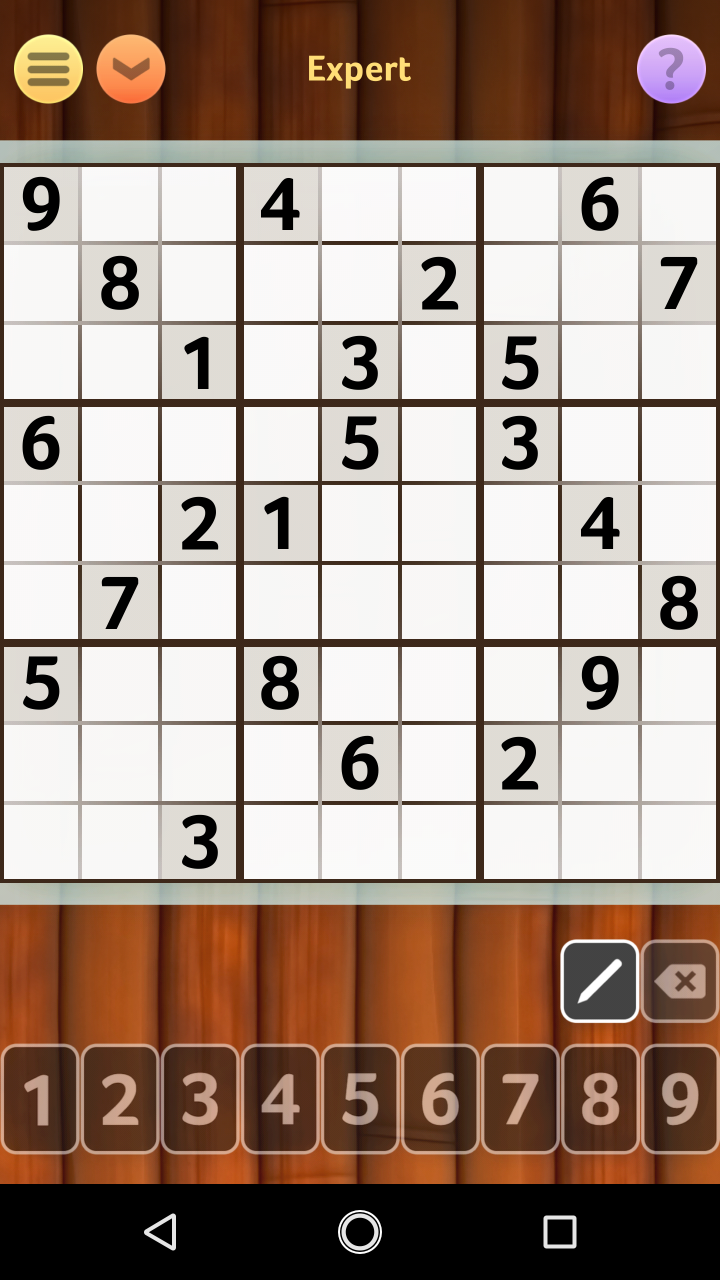
//> input picture hard.png, 1440 x 2560 px (shown at 1/2 size)
$ ./sudoku_resolver hard.png   (built with g++ and OpenCV 4)
//> lines starting //> are read from the running program, lines starting //| are printed output that depends on the picture; after the words box and inside, x2 and y2 are one past the last pixel; in counts of white or black regions, pixels touching at a corner belong together
#include <stdio.h>
#include <stdlib.h>
#include <unistd.h>
#include <opencv2/imgproc.hpp>
#include <opencv2/highgui.hpp>

#include <stack>
#include <iostream>
#include <algorithm>

const int board_slice_y_start = 320;
const int board_slice_y_end   = 1760;
const int digits_slice_y_start= 2125;
const int digits_slice_y_end  = 2270;
const int digits_slice_x_start= 15;
const int digits_slice_x_end  = 1425;

using namespace cv;
using namespace std;

void print_usage(const char * cmd)
{
    printf("Usage: %s filename\n", cmd);
}

char * parse_options(int argc, char * argv[])
{
    if (argc <= 0) return NULL;
    else return argv[0];
}

void parse_sudoku_board(const char * filename, Mat &board)
{
//> called with filename = "hard.png"
    Mat gray;
    Mat digits[9];
    Mat board_area;
    Mat digits_area;
    size_t board_pos;
    size_t digits_num;

    gray = imread(filename, CV_LOAD_IMAGE_GRAYSCALE);
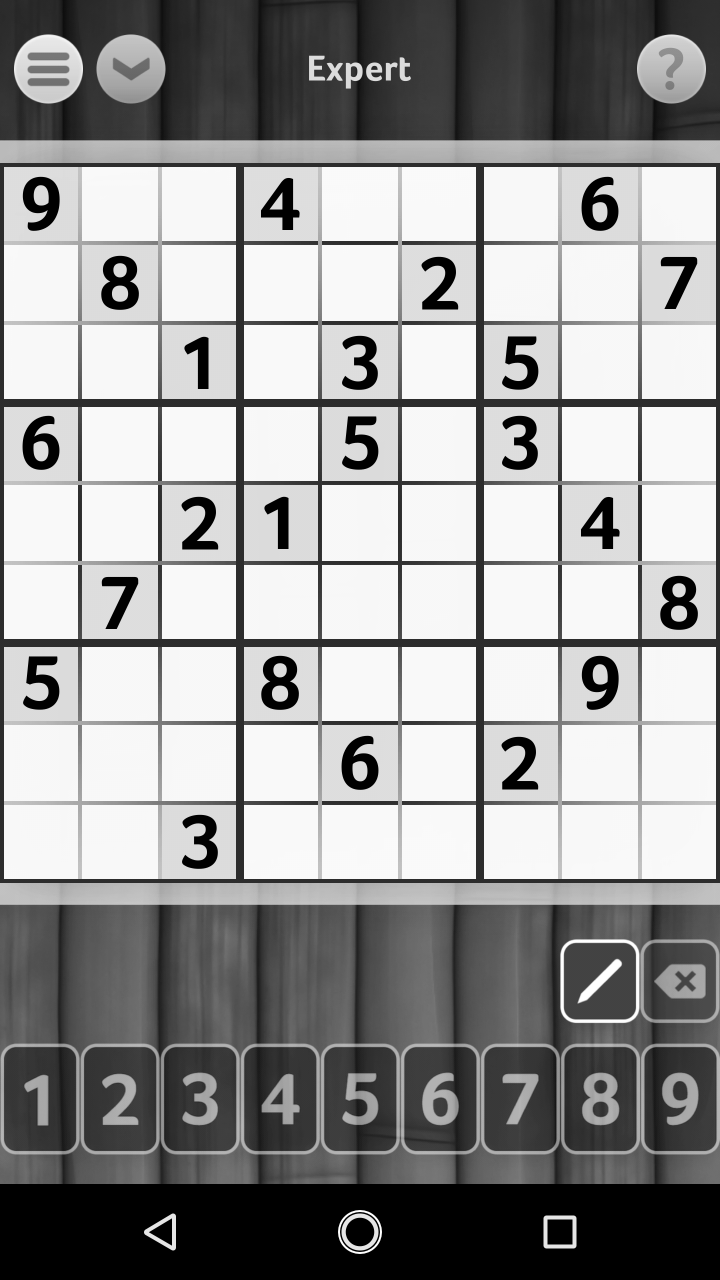
//> gray: 2560 rows x 1440 cols, CV_8UC1 (shown at 1/2 size); min 0, max 255, mean 150.1
    if (!gray.data) {
        printf("Invalid filename\n");
        return;
    }
    gray(Rect(0, board_slice_y_start,
            gray.size().width, board_slice_y_end - board_slice_y_start)
        ).copyTo(board_area);
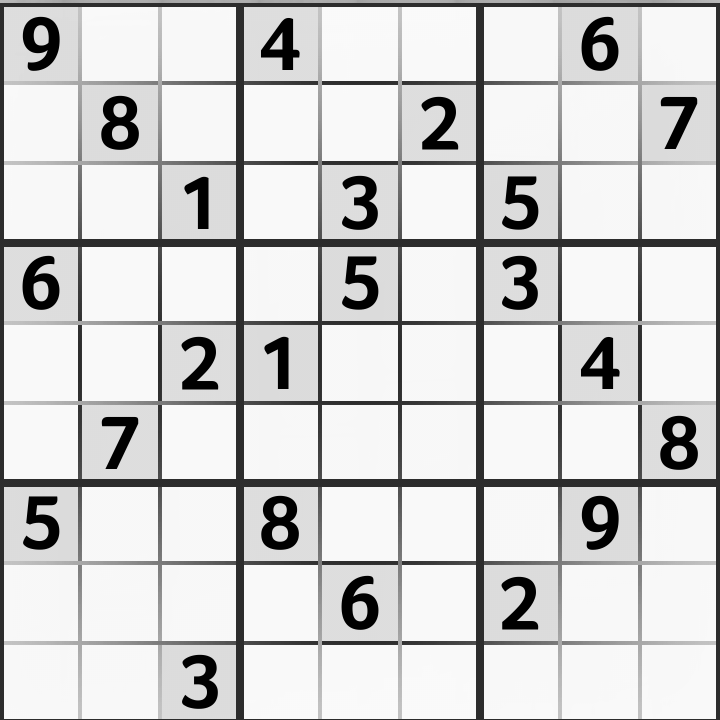
//> board_area: 1440 rows x 1440 cols, CV_8UC1 (shown at 1/2 size); min 0, max 252, mean 210
    threshold(board_area, board_area, 210, 255, THRESH_BINARY);
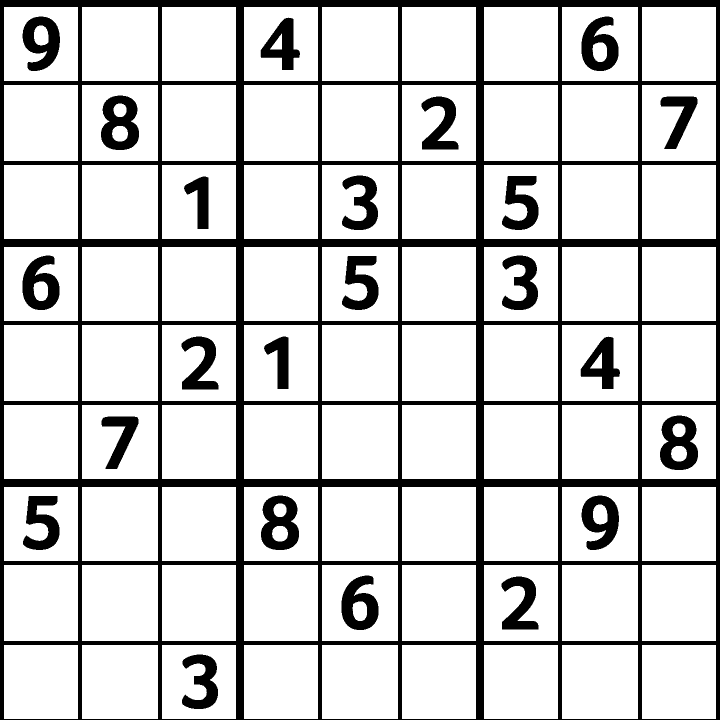
//> board_area: 1440 rows x 1440 cols, CV_8UC1 (shown at 1/2 size); 82.3% white; 24 black regions, largest, box (x1, y1, x2, y2) and area: (0, 0, 1440, 1440) 267264, (202, 191, 278, 300) 5356, (522, 991, 598, 1100) 5351
    gray(Rect(digits_slice_x_start, digits_slice_y_start,
             digits_slice_x_end - digits_slice_x_start,
             digits_slice_y_end - digits_slice_y_start)
        ).copyTo(digits_area);
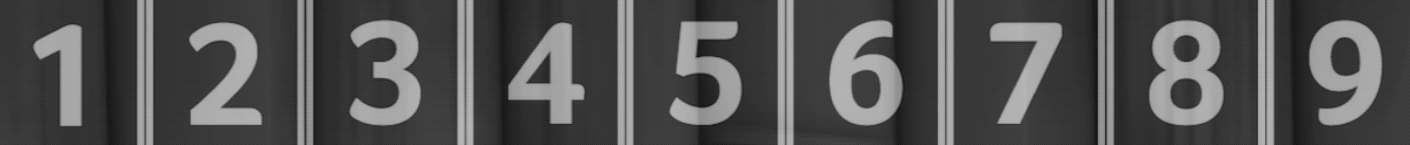
//> digits_area: 145 rows x 1410 cols, CV_8UC1; min 16, max 187, mean 80.8
    threshold(digits_area, digits_area, 120, 255, THRESH_BINARY_INV);
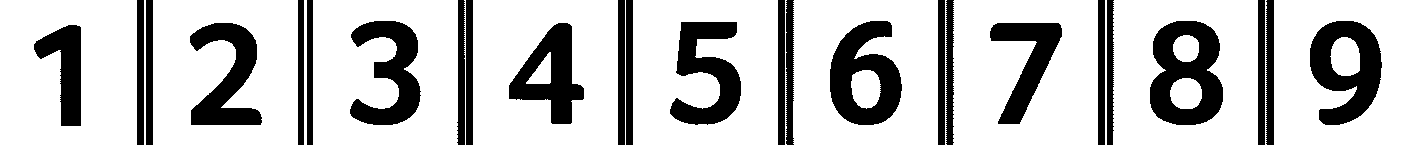
//> digits_area: 145 rows x 1410 cols, CV_8UC1; 75.4% white; 25 black regions, largest, box (x1, y1, x2, y2) and area: (1150, 21, 1223, 125) 4861, (830, 21, 902, 125) 4435, (1310, 21, 1382, 125) 4366
    rectangle(digits_area, Point(0, 0),
             Point(digits_area.cols - 1, digits_area.rows - 1), Scalar(0), 5);
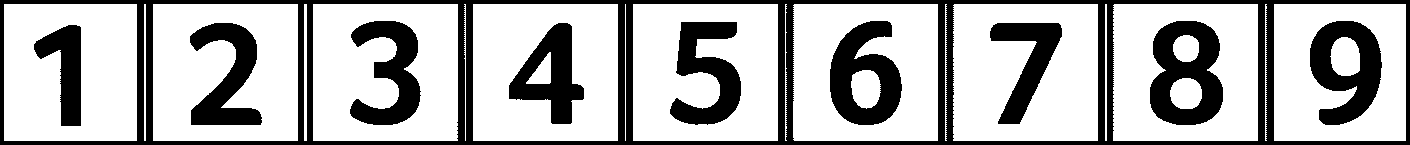
//> digits_area: 145 rows x 1410 cols, CV_8UC1; 69.8% white; 10 black regions

    vector<Vec4i> hierarchy;
    vector<vector<Point> > contours;

    digits_num = 9;
    findContours(digits_area.clone(), contours, hierarchy, RETR_EXTERNAL, CHAIN_APPROX_SIMPLE);
//> contours = 17 contours, 1 with area under 20; largest, box (x1, y1, x2, y2) and area: (633, 4, 778, 141) 19584, (473, 4, 618, 141) 19584, (153, 4, 298, 141) 19584, (313, 4, 458, 141) 19579, (1113, 4, 1258, 141) 19540
    for (size_t k = 0; k < contours.size(); k ++) {
        vector<vector<Point> > contours0;
        if (contourArea(Mat(contours[k])) < 10000) {
            continue;
        }
        digits_area(boundingRect(Mat(contours[k]))).copyTo(digits[digits_num - 1]);
        subtract(Scalar::all(255), digits[digits_num - 1], digits[digits_num - 1]);
        findContours(digits[digits_num - 1].clone(), contours0, hierarchy, RETR_EXTERNAL, CHAIN_APPROX_SIMPLE);
        digits[digits_num - 1](boundingRect(Mat(contours0[0]))).copyTo(digits[digits_num - 1]);
        subtract(Scalar::all(255), digits[digits_num - 1], digits[digits_num - 1]);
        resize(digits[digits_num - 1], digits[digits_num - 1], Size(20, 40));
        digits_num --;
    }
//> this loop made 17 passes
//> digits_num on passes 1, 3, 5, 7, 9, 11, 13, 15, 17: 8, 7, 6, 5, 4, 3, 2, 1, 0
//> after the loop, digits_num = 0

    board = Mat::zeros(9, 9, CV_8UC1);
    findContours(board_area.clone(), contours, hierarchy, RETR_EXTERNAL, CHAIN_APPROX_SIMPLE);
//> contours = 81 contours; largest, box (x1, y1, x2, y2) and area: (1124, 1130, 1276, 1282) 22801, (644, 1130, 796, 1282) 22801, (164, 1130, 316, 1282) 22801, (1124, 650, 1276, 802) 22801, (644, 650, 796, 802) 22801
    for (size_t k = 0; k < contours.size(); k ++) {
        Mat mat;
        vector<vector<Point> > contours0;
        if (contourArea(Mat(contours[k])) < 10000) {
            continue;
        }
        board_area(boundingRect(Mat(contours[k]))).copyTo(mat);
        subtract(Scalar::all(255), mat, mat);
        findContours(mat.clone(), contours0, hierarchy, RETR_EXTERNAL, CHAIN_APPROX_SIMPLE);
        if (contours0.size() > 0) {
            double ncc_max = 0;
            size_t matched_digit = 0;
            mat(boundingRect(Mat(contours0[0]))).copyTo(mat);
            subtract(Scalar::all(255), mat, mat);
            resize(mat, mat, Size(20, 40));
            for (size_t i = 0; i < 9; i ++) {
                Mat result;
                double minVal, maxVal;
                Point minLoc, maxLoc;
                matchTemplate(mat, digits[i], result, CV_TM_CCORR_NORMED);
                minMaxLoc(result, &minVal, &maxVal, &minLoc, &maxLoc);
                if (ncc_max < minVal) {
                    ncc_max = minVal;
                    matched_digit = i + 1;
                }
            }
            board.data[80 - k] = matched_digit;
        }
    }
//> this loop made 81 passes
//> (ncc_max, matched_digit) on passes 7, 12, 14, 20, 24, 27, 28, 35, 38, 42, 43, 48: (0.747, 5), (0.986, 2), (0.772, 5), (0.983, 9), (0.69, 5), (0.988, 5), (0.69, 5), (0.765, 2), (0.989, 4), (0.988, 1), (0.986, 2), (0.747, 5)
}

void all_row(Mat board, size_t k, vector<size_t> &v)
{
    size_t row = k / 9;

    v.clear();
    for (size_t i = 0; i < 9; i ++) {
        if (board.data[row * 9 + i] != 0 && i != k % 9) {
            v.push_back(board.data[row * 9 + i]);
        }
    }
}

void all_column(Mat board, size_t k, vector<size_t> &v)
{
    size_t col = k % 9;

    v.clear();
    for (size_t i = 0; i < 9; i ++) {
        if (board.data[i * 9 + col] != 0 && i != k / 9) {
            v.push_back(board.data[i * 9 + col]);
        }
    }
}

void all_grid(Mat board, size_t k, vector<size_t> &v)
{
    size_t x, y, grid_x, grid_y, ingrid_x, ingrid_y, row, col;

    x = k % 9;
    y = k / 9;
    grid_x = x / 3;
    grid_y = y / 3;
    v.clear();
    for (size_t i = 0; i < 9; i ++) {
        ingrid_x = i % 3;
        ingrid_y = i / 3;
        row = grid_y * 3 + ingrid_y;
        col = grid_x * 3 + ingrid_x;
        if (board.data[row * 9 + col] != 0 && (row * 9 + col) != k) {
            v.push_back(board.data[row * 9 + col]);
        }
    }
}

void build_solution_set(Mat &board, vector<size_t> solution[])
{
    vector<size_t> row_set;
    vector<size_t> col_set;
    vector<size_t> grid_set;

    for (size_t k = 0; k < 81; k ++) {
        if (board.data[k] != 0) {
            solution[k].push_back(board.data[k]);
        } else {
            all_row(board, k, row_set);
            all_column(board, k, col_set);
            all_grid(board, k, grid_set);
            for (size_t i = 1; i <= 9; i ++) {
                if (std::find(row_set.begin(), row_set.end(), i) == row_set.end() &&
                    std::find(col_set.begin(), col_set.end(), i) == col_set.end() &&
                    std::find(grid_set.begin(), grid_set.end(), i) == grid_set.end()) {
                    solution[k].push_back(i);
                }
            }
            if (solution[k].size() == 1) {
                board.data[k] = solution[k][0];
            }
        }
    }
//> this loop made 81 passes
//> (row_set, col_set, grid_set) on passes 2, 3, 5, 6, 10, 12, 13, 14, 16, 17, 19, 20: ([9, 4, 5], [5, 2], [9, 5, 1]), ([9, 4, 5], [1, 2, 5], [9, 5, 1]), ([9, 4, 5], [5, 5, 5], [4, 2, 5]), ([9, 4, 5], [2], [4, 2, 5]), ([5, 2, 2], [9, 5, 5], [9, 5, 1]), ([5, 2, 2], [1, 2, 5], [9, 5, 1]), ([5, 2, 2], [4, 1, 5], [4, 2, 5]), ([5, 2, 2], [5, 5, 5], [4, 2, 5]), ([5, 2, 2], [5, 5, 2], [5, 2, 5]), ([5, 2, 2], [5, 4, 9], [5, 2, 5]), ([1, 5, 5], [9, 5, 5], [9, 5, 1]), ([1, 5, 5], [5, 2], [9, 5, 1])
//> (row_set, grid_set) on passes 7, 9, 27, 29, 38: ([9, 4, 5], [5, 2, 5]), ([9, 4, 5], [5, 2, 5]), ([1, 5, 5], [5, 2, 5]), ([5, 5, 5], [5, 2, 2]), ([2, 1, 4], [5, 2, 2])
//> after the loop, row_set = [5]; col_set = [2, 5]; grid_set = [9, 2]
}

bool check_conflicts(Mat board, size_t k, size_t candidate)
{
    vector<size_t> row_set;
    vector<size_t> col_set;
    vector<size_t> grid_set;

    all_row(board, k, row_set);
    all_column(board, k, col_set);
    all_grid(board, k, grid_set);
    if (std::find(row_set.begin(), row_set.end(), candidate) != row_set.end() ||
        std::find(col_set.begin(), col_set.end(), candidate) != col_set.end() ||
        std::find(grid_set.begin(), grid_set.end(), candidate) != grid_set.end()) {
        return true;
    }
    return false;
}

size_t find_next_candidate(Mat board, size_t index, vector<size_t> possible_values)
{
    vector<size_t>::iterator start = possible_values.begin();
    if (board.data[index] != 0) {
        start = std::find(possible_values.begin(), possible_values.end(), board.data[index]);
        start ++;
    }
    for (vector<size_t>::iterator it = start; it != possible_values.end(); it ++) {
        if (!check_conflicts(board, index, *it)) {
            return *it;
        }
    }
    return 0;
}

void pop_find_candidate(Mat board, stack<size_t> &running_grid, vector<size_t> possible_matrix[], size_t &index, size_t &candidate)
{
    index = 0;
    candidate = 0;
    while (!running_grid.empty()) {
        index = running_grid.top();
        running_grid.pop();
        candidate = find_next_candidate(board, index, possible_matrix[index]);
        if (candidate > 0) {
            break;
        } else {
            board.data[index] = 0;
        }
    }
}

void resolve_enforce_search(Mat &board)
{
    size_t index;
    vector<size_t> possible_matrix[81];
    stack<size_t> running_grid;

    build_solution_set(board, possible_matrix);
//> possible_matrix = 81 items

    index = 0;
    while (index < 81) {
        if (possible_matrix[index].size() > 1) {
            size_t candidate = find_next_candidate(board, index, possible_matrix[index]);
            if (candidate == 0) {
                board.data[index] = 0;
                pop_find_candidate(board, running_grid, possible_matrix, index, candidate);
            }
            board.data[index] = candidate;
            running_grid.push(index);
        }
        index ++;
    }
}

void resolve_sudoku(const char * filename)
{
    Mat board;
    parse_sudoku_board(filename, board);
    if (!board.data) {
        printf("failed to load the sudoku problem from file: %s\n", filename);
        return;
    } else {
        resolve_enforce_search(board);
        cout << board << endl;
    }
}

int main(int argc, char * argv[])
{
    char * filename = NULL;
    filename = parse_options(argc - 1, argv + 1);
    if (filename == NULL) {
        print_usage(argv[0]);
        return -1;
    } else {
//> (the run ends here: the time limit is reached, at `return true;`)
